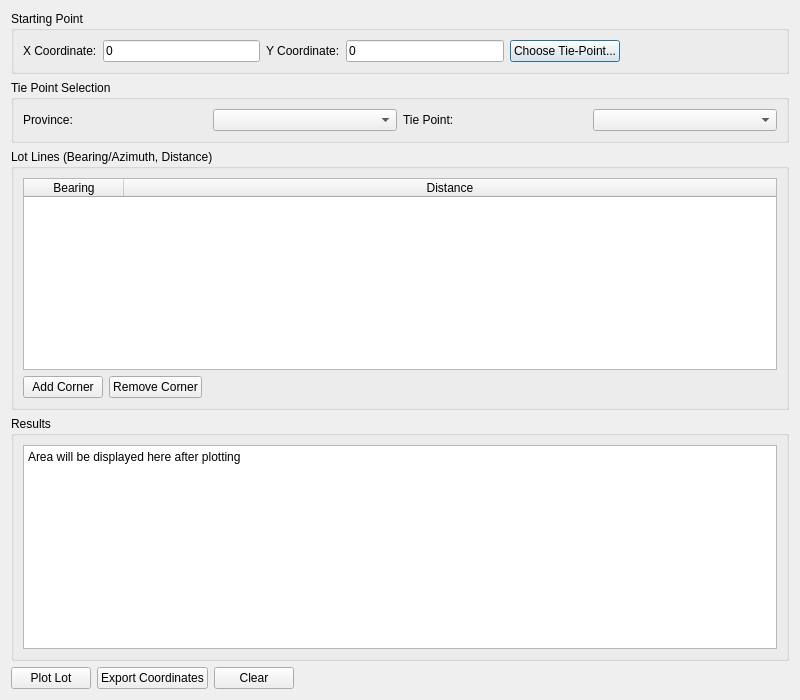
<?xml version="1.0" encoding="UTF-8"?>
<ui version="4.0">
 <class>LotPlotterDialog</class>
 <widget class="QDialog" name="LotPlotterDialog">
  <property name="geometry">
   <rect>
    <x>0</x>
    <y>0</y>
    <width>800</width>
    <height>700</height>
   </rect>
  </property>
  <property name="windowTitle">
   <string>Lot Plotter</string>
  </property>
  <layout class="QVBoxLayout" name="verticalLayout">
   <item>
    <widget class="QGroupBox" name="groupBox">
     <property name="title">
      <string>Starting Point</string>
     </property>
     <layout class="QHBoxLayout" name="horizontalLayout">
      <item>
       <widget class="QLabel" name="label">
        <property name="text">
         <string>X Coordinate:</string>
        </property>
       </widget>
      </item>
      <item>
       <widget class="QLineEdit" name="start_x_input">
        <property name="text">
         <string>0</string>
        </property>
       </widget>
      </item>
      <item>
       <widget class="QLabel" name="label_2">
        <property name="text">
         <string>Y Coordinate:</string>
        </property>
       </widget>
      </item>
      <item>
       <widget class="QLineEdit" name="start_y_input">
        <property name="text">
         <string>0</string>
        </property>
       </widget>
      </item>
    <item>
     <widget class="QPushButton" name="choose_tie_btn">
      <property name="text">
       <string>Choose Tie-Point...</string>
      </property>
     </widget>
    </item>
      <item>
       <spacer name="horizontalSpacer">
        <property name="orientation">
         <enum>Qt::Horizontal</enum>
        </property>
        <property name="sizeHint" stdset="0">
         <size>
          <width>40</width>
          <height>20</height>
         </size>
        </property>
       </spacer>
      </item>
     </layout>
    </widget>
   </item>
   <item>
    <widget class="QGroupBox" name="groupBox_tie_point">
     <property name="title">
      <string>Tie Point Selection</string>
     </property>
     <layout class="QHBoxLayout" name="horizontalLayout_tie">
      <item>
       <widget class="QLabel" name="label_province">
        <property name="text">
         <string>Province:</string>
        </property>
       </widget>
      </item>
      <item>
       <widget class="QComboBox" name="province_combo"/>
      </item>
      <item>
       <widget class="QLabel" name="label_tie_point">
        <property name="text">
         <string>Tie Point:</string>
        </property>
       </widget>
      </item>
      <item>
       <widget class="QComboBox" name="tie_point_combo"/>
      </item>
     </layout>
    </widget>
   </item>
   <item>
    <widget class="QGroupBox" name="groupBox_2">
     <property name="title">
      <string>Lot Lines (Bearing/Azimuth, Distance)</string>
     </property>
     <layout class="QVBoxLayout" name="verticalLayout_2">
      <item>
       <widget class="QTableWidget" name="table">
        <property name="columnCount">
         <number>2</number>
        </property>
        <attribute name="horizontalHeaderStretchLastSection">
         <bool>true</bool>
        </attribute>
        <column>
         <property name="text">
          <string>Bearing</string>
         </property>
        </column>
        <column>
         <property name="text">
          <string>Distance</string>
         </property>
        </column>
       </widget>
      </item>
      <item>
       <layout class="QHBoxLayout" name="horizontalLayout_2">
        <item>
         <widget class="QPushButton" name="add_corner_btn">
          <property name="text">
           <string>Add Corner</string>
          </property>
         </widget>
        </item>
        <item>
         <widget class="QPushButton" name="remove_corner_btn">
          <property name="text">
           <string>Remove Corner</string>
          </property>
         </widget>
        </item>
        <item>
         <spacer name="horizontalSpacer_2">
          <property name="orientation">
           <enum>Qt::Horizontal</enum>
          </property>
          <property name="sizeHint" stdset="0">
           <size>
            <width>40</width>
            <height>20</height>
           </size>
          </property>
         </spacer>
        </item>
       </layout>
      </item>
     </layout>
    </widget>
   </item>
   <item>
    <widget class="QGroupBox" name="groupBox_3">
     <property name="title">
      <string>Results</string>
     </property>
     <layout class="QVBoxLayout" name="verticalLayout_3">
      <item>
       <widget class="QTextEdit" name="results_text">
        <property name="readOnly">
         <bool>true</bool>
        </property>
        <property name="plainText">
         <string>Area will be displayed here after plotting</string>
        </property>
       </widget>
      </item>
     </layout>
    </widget>
   </item>
   <item>
    <layout class="QHBoxLayout" name="horizontalLayout_3">
     <item>
      <widget class="QPushButton" name="plot_btn">
       <property name="text">
        <string>Plot Lot</string>
       </property>
      </widget>
     </item>
     <item>
      <widget class="QPushButton" name="export_btn">
       <property name="text">
        <string>Export Coordinates</string>
       </property>
      </widget>
     </item>
     <item>
      <widget class="QPushButton" name="clear_btn">
       <property name="text">
        <string>Clear</string>
       </property>
      </widget>
     </item>
     <item>
      <spacer name="horizontalSpacer_3">
       <property name="orientation">
        <enum>Qt::Horizontal</enum>
       </property>
       <property name="sizeHint" stdset="0">
        <size>
         <width>40</width>
         <height>20</height>
        </size>
       </property>
      </spacer>
     </item>
    </layout>
   </item>
  </layout>
 </widget>
 <resources/>
 <connections/>
</ui>
